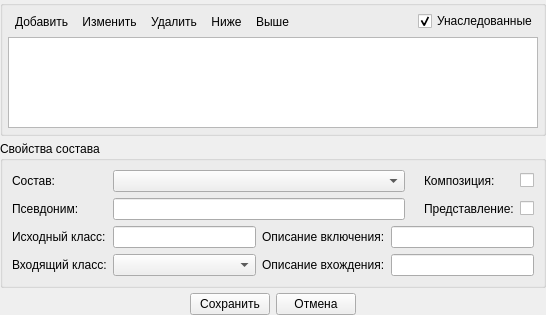
<?xml version="1.0" encoding="UTF-8"?>
<ui version="4.0">
 <class>RTPTechGroup::ModelerIde::CompositionWidget</class>
 <widget class="QWidget" name="RTPTechGroup::ModelerIde::CompositionWidget">
  <property name="geometry">
   <rect>
    <x>0</x>
    <y>0</y>
    <width>546</width>
    <height>315</height>
   </rect>
  </property>
  <property name="windowTitle">
   <string>Form</string>
  </property>
  <layout class="QVBoxLayout" name="verticalLayout">
   <property name="spacing">
    <number>5</number>
   </property>
   <property name="leftMargin">
    <number>0</number>
   </property>
   <property name="topMargin">
    <number>0</number>
   </property>
   <property name="rightMargin">
    <number>0</number>
   </property>
   <property name="bottomMargin">
    <number>0</number>
   </property>
   <item>
    <widget class="QGroupBox" name="groupBoxComp">
     <property name="title">
      <string/>
     </property>
     <layout class="QVBoxLayout" name="verticalLayout_3">
      <property name="spacing">
       <number>5</number>
      </property>
      <property name="leftMargin">
       <number>5</number>
      </property>
      <property name="topMargin">
       <number>5</number>
      </property>
      <property name="rightMargin">
       <number>5</number>
      </property>
      <property name="bottomMargin">
       <number>5</number>
      </property>
      <item>
       <layout class="QHBoxLayout" name="horizontalLayouListTool">
        <property name="spacing">
         <number>0</number>
        </property>
        <item>
         <widget class="QToolButton" name="toolButtonAdd">
          <property name="text">
           <string>Добавить</string>
          </property>
          <property name="icon">
           <iconset resource="modeleride.qrc">
            <normaloff>:/add</normaloff>:/add</iconset>
          </property>
          <property name="iconSize">
           <size>
            <width>16</width>
            <height>16</height>
           </size>
          </property>
          <property name="toolButtonStyle">
           <enum>Qt::ToolButtonTextBesideIcon</enum>
          </property>
          <property name="autoRaise">
           <bool>true</bool>
          </property>
         </widget>
        </item>
        <item>
         <widget class="QToolButton" name="toolButtonEdit">
          <property name="text">
           <string>Изменить</string>
          </property>
          <property name="icon">
           <iconset resource="modeleride.qrc">
            <normaloff>:/edit</normaloff>:/edit</iconset>
          </property>
          <property name="iconSize">
           <size>
            <width>16</width>
            <height>16</height>
           </size>
          </property>
          <property name="toolButtonStyle">
           <enum>Qt::ToolButtonTextBesideIcon</enum>
          </property>
          <property name="autoRaise">
           <bool>true</bool>
          </property>
         </widget>
        </item>
        <item>
         <widget class="QToolButton" name="toolButtonDelete">
          <property name="text">
           <string>Удалить</string>
          </property>
          <property name="icon">
           <iconset resource="modeleride.qrc">
            <normaloff>:/remove</normaloff>:/remove</iconset>
          </property>
          <property name="iconSize">
           <size>
            <width>16</width>
            <height>16</height>
           </size>
          </property>
          <property name="toolButtonStyle">
           <enum>Qt::ToolButtonTextBesideIcon</enum>
          </property>
          <property name="autoRaise">
           <bool>true</bool>
          </property>
         </widget>
        </item>
        <item>
         <widget class="QToolButton" name="toolButtonDown">
          <property name="text">
           <string>Ниже</string>
          </property>
          <property name="icon">
           <iconset resource="modeleride.qrc">
            <normaloff>:/down</normaloff>:/down</iconset>
          </property>
          <property name="toolButtonStyle">
           <enum>Qt::ToolButtonTextBesideIcon</enum>
          </property>
          <property name="autoRaise">
           <bool>true</bool>
          </property>
         </widget>
        </item>
        <item>
         <widget class="QToolButton" name="toolButtonUp">
          <property name="text">
           <string>Выше</string>
          </property>
          <property name="icon">
           <iconset resource="modeleride.qrc">
            <normaloff>:/up</normaloff>:/up</iconset>
          </property>
          <property name="toolButtonStyle">
           <enum>Qt::ToolButtonTextBesideIcon</enum>
          </property>
          <property name="autoRaise">
           <bool>true</bool>
          </property>
         </widget>
        </item>
        <item>
         <spacer name="horizontalSpacerListTool">
          <property name="orientation">
           <enum>Qt::Horizontal</enum>
          </property>
          <property name="sizeHint" stdset="0">
           <size>
            <width>40</width>
            <height>20</height>
           </size>
          </property>
         </spacer>
        </item>
        <item>
         <widget class="QCheckBox" name="checkBoxInInherited">
          <property name="text">
           <string>Унаследованные</string>
          </property>
          <property name="checked">
           <bool>true</bool>
          </property>
         </widget>
        </item>
       </layout>
      </item>
      <item>
       <widget class="QTableView" name="tableViewComp">
        <property name="alternatingRowColors">
         <bool>true</bool>
        </property>
        <property name="selectionMode">
         <enum>QAbstractItemView::SingleSelection</enum>
        </property>
        <property name="selectionBehavior">
         <enum>QAbstractItemView::SelectRows</enum>
        </property>
        <attribute name="horizontalHeaderHighlightSections">
         <bool>false</bool>
        </attribute>
        <attribute name="horizontalHeaderStretchLastSection">
         <bool>true</bool>
        </attribute>
        <attribute name="verticalHeaderVisible">
         <bool>false</bool>
        </attribute>
        <attribute name="verticalHeaderDefaultSectionSize">
         <number>24</number>
        </attribute>
       </widget>
      </item>
     </layout>
    </widget>
   </item>
   <item>
    <widget class="QGroupBox" name="groupBoxProp">
     <property name="title">
      <string>Свойства состава</string>
     </property>
     <layout class="QGridLayout" name="gridLayout_2">
      <item row="3" column="3">
       <widget class="QLineEdit" name="lineEditInverseDesc">
        <property name="maxLength">
         <number>256</number>
        </property>
       </widget>
      </item>
      <item row="3" column="0">
       <widget class="QLabel" name="labelDestClass">
        <property name="text">
         <string>Входящий класс:</string>
        </property>
       </widget>
      </item>
      <item row="0" column="0">
       <widget class="QLabel" name="labelLinkClass">
        <property name="text">
         <string>Состав:</string>
        </property>
       </widget>
      </item>
      <item row="2" column="2">
       <widget class="QLabel" name="labelDirectDesc">
        <property name="text">
         <string>Описание включения:</string>
        </property>
       </widget>
      </item>
      <item row="3" column="1">
       <widget class="RTPTechGroup::Widgets::TreeComboBox" name="comboBoxDestClass"/>
      </item>
      <item row="1" column="0">
       <widget class="QLabel" name="labeAlias">
        <property name="text">
         <string>Псевдоним:</string>
        </property>
       </widget>
      </item>
      <item row="2" column="3">
       <widget class="QLineEdit" name="lineEditDirectDesc">
        <property name="maxLength">
         <number>256</number>
        </property>
       </widget>
      </item>
      <item row="0" column="1" rowspan="2" colspan="3">
       <layout class="QGridLayout" name="gridLayout">
        <item row="0" column="0">
         <widget class="RTPTechGroup::Widgets::TreeComboBox" name="comboBoxLinkClass"/>
        </item>
        <item row="0" column="2">
         <widget class="QLabel" name="labelIsComp">
          <property name="text">
           <string>Композиция:</string>
          </property>
         </widget>
        </item>
        <item row="1" column="0">
         <widget class="QLineEdit" name="lineEditAlias">
          <property name="maxLength">
           <number>256</number>
          </property>
         </widget>
        </item>
        <item row="1" column="3">
         <widget class="QCheckBox" name="checkBoxDestIsView">
          <property name="text">
           <string/>
          </property>
         </widget>
        </item>
        <item row="0" column="3">
         <widget class="QCheckBox" name="checkBoxIsComp">
          <property name="text">
           <string/>
          </property>
         </widget>
        </item>
        <item row="1" column="2">
         <widget class="QLabel" name="labelDestIsView">
          <property name="text">
           <string>Представление:</string>
          </property>
         </widget>
        </item>
        <item row="1" column="1">
         <widget class="QLabel" name="labelSpace">
          <property name="text">
           <string/>
          </property>
         </widget>
        </item>
       </layout>
      </item>
      <item row="3" column="2">
       <widget class="QLabel" name="labelInverseDesc">
        <property name="text">
         <string>Описание вхождения:</string>
        </property>
       </widget>
      </item>
      <item row="2" column="1">
       <widget class="QLineEdit" name="lineEditSrcClass"/>
      </item>
      <item row="2" column="0">
       <widget class="QLabel" name="labelSrcClass">
        <property name="text">
         <string>Исходный класс:</string>
        </property>
       </widget>
      </item>
     </layout>
    </widget>
   </item>
   <item>
    <layout class="QHBoxLayout" name="horizontalLayoutSave">
     <property name="spacing">
      <number>6</number>
     </property>
     <item>
      <spacer name="horizontalSpacerLeft">
       <property name="orientation">
        <enum>Qt::Horizontal</enum>
       </property>
       <property name="sizeHint" stdset="0">
        <size>
         <width>40</width>
         <height>20</height>
        </size>
       </property>
      </spacer>
     </item>
     <item>
      <widget class="QPushButton" name="pushButtonSave">
       <property name="text">
        <string>Сохранить</string>
       </property>
      </widget>
     </item>
     <item>
      <widget class="QPushButton" name="pushButtonCancel">
       <property name="text">
        <string>Отмена</string>
       </property>
      </widget>
     </item>
     <item>
      <spacer name="horizontalSpacerRight">
       <property name="orientation">
        <enum>Qt::Horizontal</enum>
       </property>
       <property name="sizeHint" stdset="0">
        <size>
         <width>40</width>
         <height>20</height>
        </size>
       </property>
      </spacer>
     </item>
    </layout>
   </item>
  </layout>
 </widget>
 <customwidgets>
  <customwidget>
   <class>RTPTechGroup::Widgets::TreeComboBox</class>
   <extends>QComboBox</extends>
   <header>guiextension/treecombobox.h</header>
  </customwidget>
 </customwidgets>
 <resources>
  <include location="modeleride.qrc"/>
 </resources>
 <connections/>
</ui>
